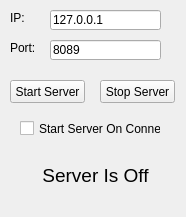
<?xml version="1.0" encoding="UTF-8"?>
<ui version="4.0">
 <class>Form</class>
 <widget class="QWidget" name="Form">
  <property name="geometry">
   <rect>
    <x>0</x>
    <y>0</y>
    <width>186</width>
    <height>217</height>
   </rect>
  </property>
  <property name="windowTitle">
   <string>Form</string>
  </property>
  <widget class="QPushButton" name="btnStart">
   <property name="geometry">
    <rect>
     <x>10</x>
     <y>80</y>
     <width>75</width>
     <height>23</height>
    </rect>
   </property>
   <property name="text">
    <string>Start Server</string>
   </property>
  </widget>
  <widget class="QLineEdit" name="txtIP">
   <property name="geometry">
    <rect>
     <x>50</x>
     <y>10</y>
     <width>111</width>
     <height>20</height>
    </rect>
   </property>
   <property name="text">
    <string>127.0.0.1</string>
   </property>
  </widget>
  <widget class="QLabel" name="label">
   <property name="geometry">
    <rect>
     <x>10</x>
     <y>10</y>
     <width>21</width>
     <height>16</height>
    </rect>
   </property>
   <property name="text">
    <string>IP:</string>
   </property>
  </widget>
  <widget class="QLineEdit" name="txtPort">
   <property name="geometry">
    <rect>
     <x>50</x>
     <y>40</y>
     <width>111</width>
     <height>20</height>
    </rect>
   </property>
   <property name="text">
    <string>8089</string>
   </property>
  </widget>
  <widget class="QLabel" name="label_2">
   <property name="geometry">
    <rect>
     <x>10</x>
     <y>40</y>
     <width>31</width>
     <height>16</height>
    </rect>
   </property>
   <property name="text">
    <string>Port:</string>
   </property>
  </widget>
  <widget class="QCheckBox" name="chkStart">
   <property name="geometry">
    <rect>
     <x>20</x>
     <y>120</y>
     <width>141</width>
     <height>17</height>
    </rect>
   </property>
   <property name="text">
    <string>Start Server On Connect</string>
   </property>
  </widget>
  <widget class="QPushButton" name="btnStop">
   <property name="geometry">
    <rect>
     <x>100</x>
     <y>80</y>
     <width>75</width>
     <height>23</height>
    </rect>
   </property>
   <property name="text">
    <string>Stop Server</string>
   </property>
  </widget>
  <widget class="QLabel" name="lblServerState">
   <property name="geometry">
    <rect>
     <x>20</x>
     <y>160</y>
     <width>151</width>
     <height>31</height>
    </rect>
   </property>
   <property name="font">
    <font>
     <pointsize>14</pointsize>
    </font>
   </property>
   <property name="text">
    <string>Server Is Off</string>
   </property>
   <property name="alignment">
    <set>Qt::AlignCenter</set>
   </property>
  </widget>
 </widget>
 <resources/>
 <connections/>
</ui>
